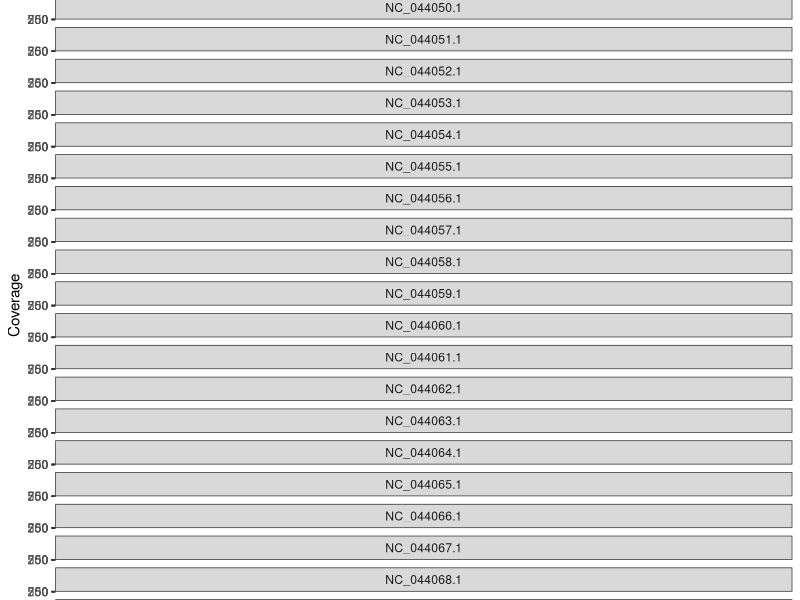
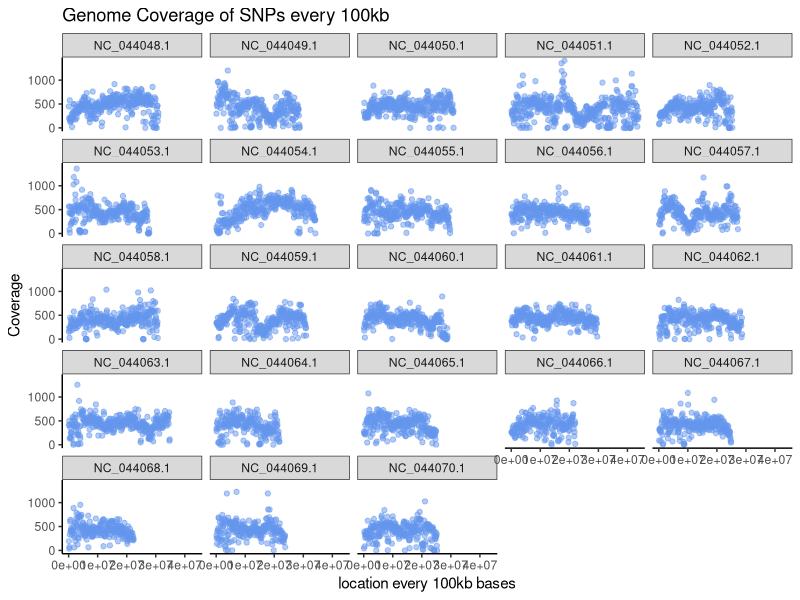
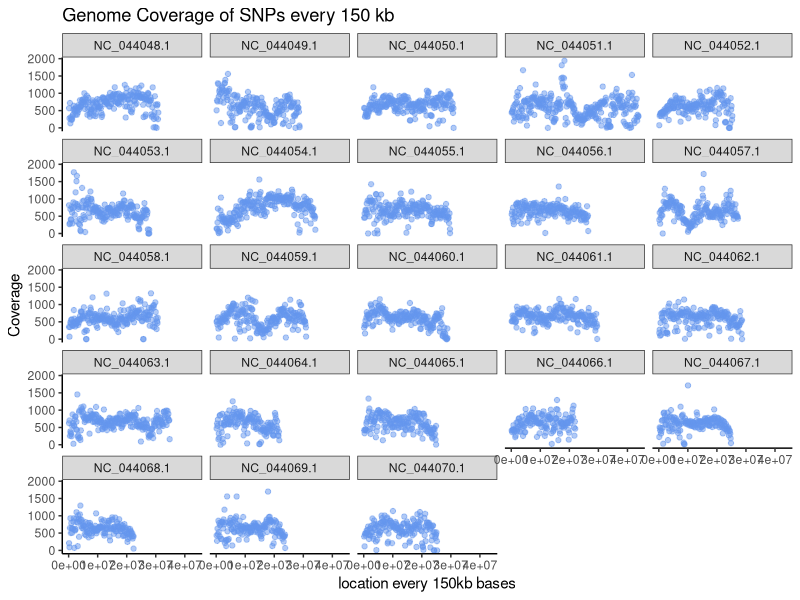

R code for these plots, in order:
snpcov100kb <- read.table("src/freebayes/coverage.txt", header=FALSE, sep= "\t")
snpcov50kb <- read.table("src/freebayes/coverage50kb.txt", header=FALSE, sep= "\t")
snpcov150kb <- read.table("src/freebayes/coverage150kb.txt", header=FALSE, sep= "\t")
colnames(snpcov100kb) <- c("chrom", "windowStart", "windowEnd", "coverage")
colnames(snpcov50kb) <- c("chrom", "windowStart", "windowEnd", "coverage")
colnames(snpcov150kb) <- c("chrom", "windowStart", "windowEnd", "coverage")
sum(snpcov100kb$coverage) # should be 2766167
sum(snpcov50kb$coverage)
sum(snpcov150kb$coverage)
#snpcov100kb$perBase <- snpcov100kb$coverage/snpcov100kb$windowEnd
chromNum <- seq(from = 44048, to = 44070, by = 1)
chromNames <- paste0("NC_0", chromNum, ".1")

library(ggplot2)


ggplot(data = snpcov50kb, aes(x = windowEnd, y = coverage)) +
  geom_point(col = "cornflowerblue", alpha = 0.5) +
  facet_wrap(~chrom, ncol = 1, nrow = 23) +
  labs(y = "Coverage", x = "location every 50kb bases", 
       title = "Genome Coverage of SNPs every 50kb") +
  ylim(0, max(snpcov50kb$coverage)) +
  xlim(0, max(snpcov50kb$windowEnd)) +
  theme_bw() + 
  theme(panel.border = element_blank(), panel.grid.major = element_blank(), 
        panel.grid.minor = element_blank(),
        axis.line = element_line(colour = "black"), 
        legend.position = "none")

ggplot(data = snpcov100kb, aes(x = windowEnd, y = coverage)) +
  geom_point(col = "cornflowerblue", alpha = 0.5) +
  facet_wrap(~chrom) +
  labs(y = "Coverage", x = "location every 100kb bases", 
       title = "Genome Coverage of SNPs every 100kb") +
  ylim(0, max(snpcov100kb$coverage)) +
  xlim(0, max(snpcov100kb$windowEnd)) +
  theme_bw() + 
  theme(panel.border = element_blank(), panel.grid.major = element_blank(), 
        panel.grid.minor = element_blank(),
        axis.line = element_line(colour = "black"), 
        legend.position = "none")

ggplot(data = snpcov150kb, aes(x = windowEnd, y = coverage)) +
  geom_point(col = "cornflowerblue", alpha = 0.5) +
  facet_wrap(~chrom) +
  labs(y = "Coverage", x = "location every 150kb bases", 
       title = "Genome Coverage of SNPs every 150 kb") +
  ylim(0, max(snpcov150kb$coverage)) +
  xlim(0, max(snpcov150kb$windowEnd)) +
  theme_bw() + 
  theme(panel.border = element_blank(), panel.grid.major = element_blank(), 
        panel.grid.minor = element_blank(),
        axis.line = element_line(colour = "black"), 
        legend.position = "none")
